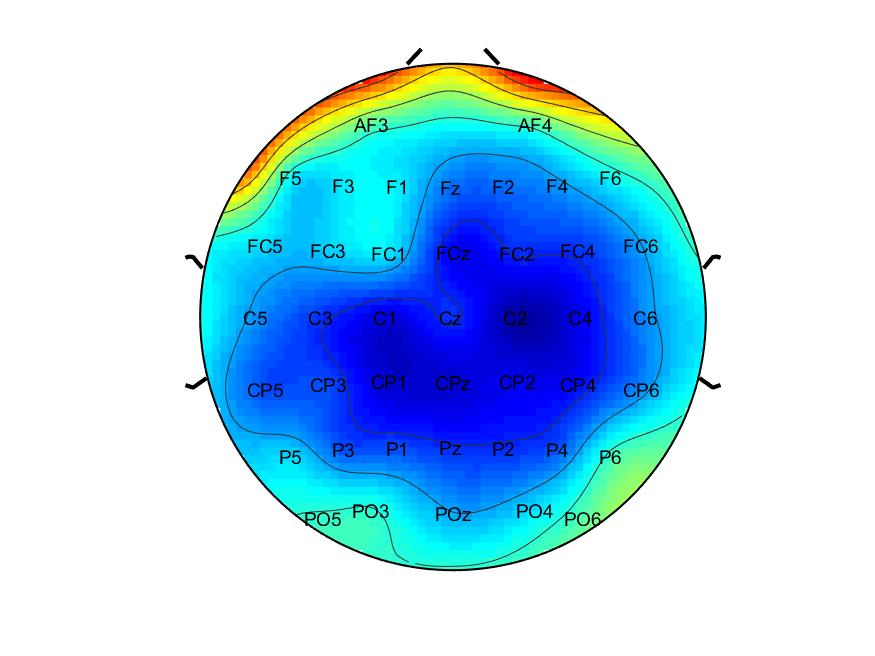
#> input picture Python-Image-feature-extraction-master/eeg_picture/1.jpg, 875 x 656 px, given in place of 1.tif, which was not available
$ python plot.py
#> lines starting #> are read from the running program, lines starting #| are printed output that depends on the picture; pictures that were not available may be replaced by others from this repository, and a replacement may not be noted
### Python-Image-feature-extraction-master/纹理特征/GLCM/fast_glcm.py
# coding: utf-8

import numpy as np
import matplotlib.pyplot as plt
import cv2
from skimage import data


def main():
    pass


def fast_glcm(img, vmin=0, vmax=255, nbit=8, kernel_size=5):
    mi, ma = vmin, vmax
    ks = kernel_size
    h,w = img.shape

    # digitize
    bins = np.linspace(mi, ma+1, nbit+1)
    gl1 = np.digitize(img, bins) - 1
    gl2 = np.append(gl1[:,1:], gl1[:,-1:], axis=1)

    # make glcm
    glcm = np.zeros((nbit, nbit, h, w), dtype=np.uint8)
    for i in range(nbit):
        for j in range(nbit):
            mask = ((gl1==i) & (gl2==j))
            glcm[i,j, mask] = 1

    kernel = np.ones((ks, ks), dtype=np.uint8)
    for i in range(nbit):
        for j in range(nbit):
            glcm[i,j] = cv2.filter2D(glcm[i,j], -1, kernel)

    glcm = glcm.astype(np.float32)
    return glcm


def fast_glcm_mean(img, vmin=0, vmax=255, nbit=8, ks=5):
    '''
    calc glcm mean
    '''
    h,w = img.shape
    glcm = fast_glcm(img, vmin, vmax, nbit, ks)
    mean = np.zeros((h,w), dtype=np.float32)
    for i in range(nbit):
        for j in range(nbit):
            mean += glcm[i,j] * i / (nbit)**2

    return mean


def fast_glcm_std(img, vmin=0, vmax=255, nbit=8, ks=5):
    '''
    calc glcm std
    '''
    h,w = img.shape
    glcm = fast_glcm(img, vmin, vmax, nbit, ks)
    mean = np.zeros((h,w), dtype=np.float32)
    for i in range(nbit):
        for j in range(nbit):
            mean += glcm[i,j] * i / (nbit)**2

    std2 = np.zeros((h,w), dtype=np.float32)
    for i in range(nbit):
        for j in range(nbit):
            std2 += (glcm[i,j] * i - mean)**2

    std = np.sqrt(std2)
    return std


def fast_glcm_contrast(img, vmin=0, vmax=255, nbit=8, ks=5):
    '''
    calc glcm contrast
    '''
    h,w = img.shape
    glcm = fast_glcm(img, vmin, vmax, nbit, ks)
    cont = np.zeros((h,w), dtype=np.float32)
    for i in range(nbit):
        for j in range(nbit):
            cont += glcm[i,j] * (i-j)**2

    return cont


def fast_glcm_dissimilarity(img, vmin=0, vmax=255, nbit=8, ks=5):
    '''
    calc glcm dissimilarity
    '''
    h,w = img.shape
    glcm = fast_glcm(img, vmin, vmax, nbit, ks)
    diss = np.zeros((h,w), dtype=np.float32)
    for i in range(nbit):
        for j in range(nbit):
            diss += glcm[i,j] * np.abs(i-j)

    return diss


def fast_glcm_homogeneity(img, vmin=0, vmax=255, nbit=8, ks=5):
    '''
    calc glcm homogeneity
    '''
    h,w = img.shape
    glcm = fast_glcm(img, vmin, vmax, nbit, ks)
    homo = np.zeros((h,w), dtype=np.float32)
    for i in range(nbit):
        for j in range(nbit):
            homo += glcm[i,j] / (1.+(i-j)**2)

    return homo


def fast_glcm_ASM(img, vmin=0, vmax=255, nbit=8, ks=5):
    '''
    calc glcm asm, energy
    '''
    h,w = img.shape
    glcm = fast_glcm(img, vmin, vmax, nbit, ks)
    asm = np.zeros((h,w), dtype=np.float32)
    for i in range(nbit):
        for j in range(nbit):
            asm  += glcm[i,j]**2

    ene = np.sqrt(asm)
    return asm, ene


def fast_glcm_max(img, vmin=0, vmax=255, nbit=8, ks=5):
    '''
    calc glcm max
    '''
    glcm = fast_glcm(img, vmin, vmax, nbit, ks)
    max_  = np.max(glcm, axis=(0,1))
    return max_


def fast_glcm_entropy(img, vmin=0, vmax=255, nbit=8, ks=5):
    '''
    calc glcm entropy
    '''
    glcm = fast_glcm(img, vmin, vmax, nbit, ks)
    pnorm = glcm / np.sum(glcm, axis=(0,1)) + 1./ks**2
    ent  = np.sum(-pnorm * np.log(pnorm), axis=(0,1))
    return ent


# [12 lines that do not run on import are left out]

### Python-Image-feature-extraction-master/纹理特征/GLCM/plot.py
# coding: utf-8

import numpy as np
from skimage import data
from matplotlib import pyplot as plt
import fast_glcm
from PIL import Image

def main():
    pass


if __name__ == '__main__':
    #main()
    image = r"C:\Users\Administrator\Desktop\Python-Image-feature-extraction-master\eeg_picture\1.tif";
    img=np.array(Image.open(image).convert('L'))
    #img = data.camera()
    h,w = img.shape
#> h = 656; w = 875

    mean = fast_glcm.fast_glcm_mean(img)
#> in fast_glcm, `gl1 = np.digitize(img, bins) - 1`: gl1: shape (656, 875) int64; 8 distinct labels, from 0 to 7
#> in fast_glcm, `gl2 = np.append(gl1[:,1:], gl1[:,-1:], axis=1)`:
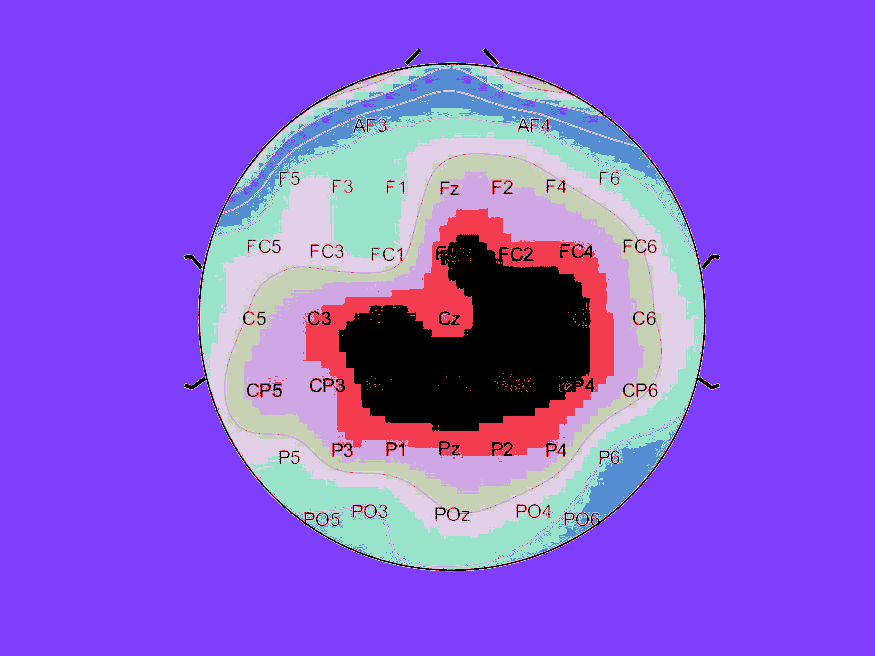
#> gl2: shape (656, 875) int64; 8 distinct labels, from 0 to 7; one colour per label, 0 black
#> after the loop in fast_glcm_mean, `for i in range(nbit):`:
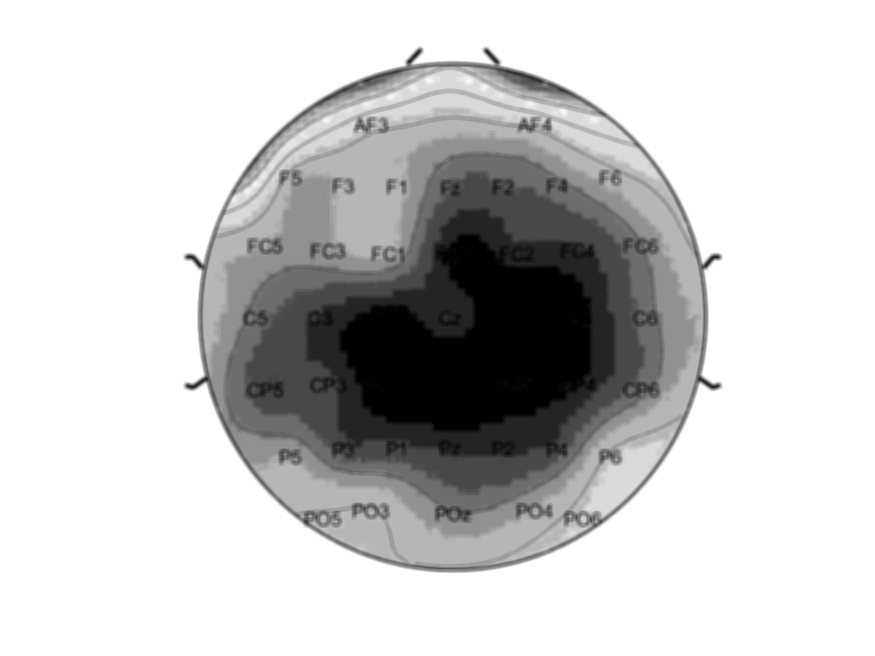
#> mean: shape (656, 875) float32; min 0, max 2.73, mean 2.17; drawn with min black and max white
    std = fast_glcm.fast_glcm_std(img)
#> after the loop in fast_glcm_std, `for i in range(nbit):`:
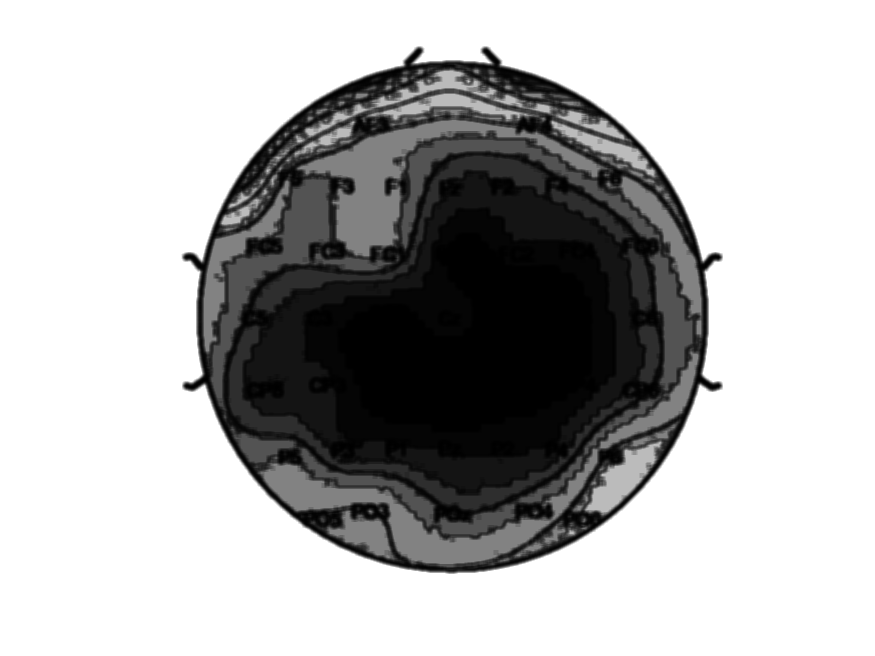
#> std2: shape (656, 875) float32; min 0, max 30146.5, mean 21279.7; drawn with min black and max white
#> in fast_glcm_std, `std = np.sqrt(std2)`:
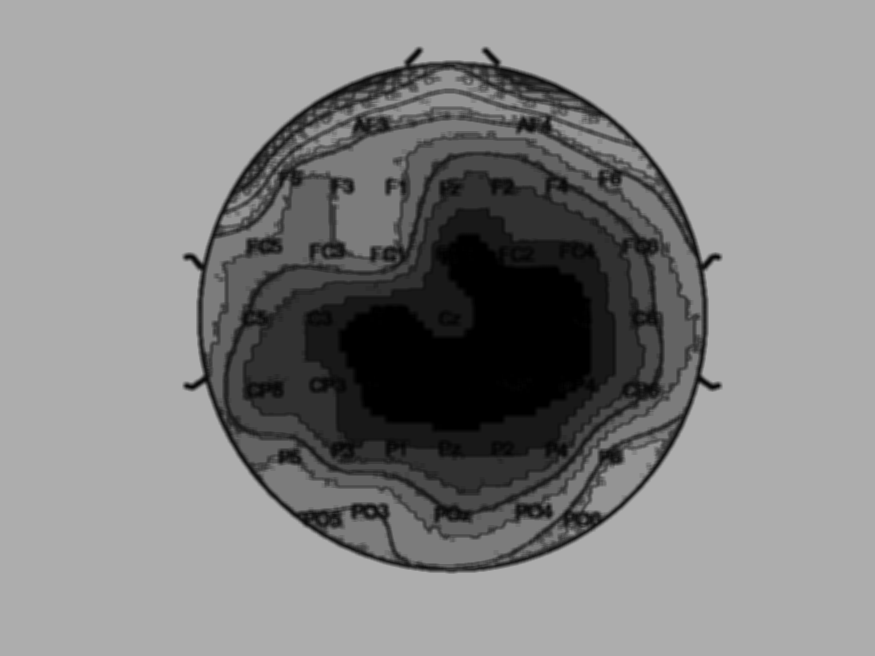
#> std: shape (656, 875) float32; min 0, max 173.6, mean 133.1
    cont = fast_glcm.fast_glcm_contrast(img)
    diss = fast_glcm.fast_glcm_dissimilarity(img)
    homo = fast_glcm.fast_glcm_homogeneity(img)
#> after the loop in fast_glcm_homogeneity, `for i in range(nbit):`:
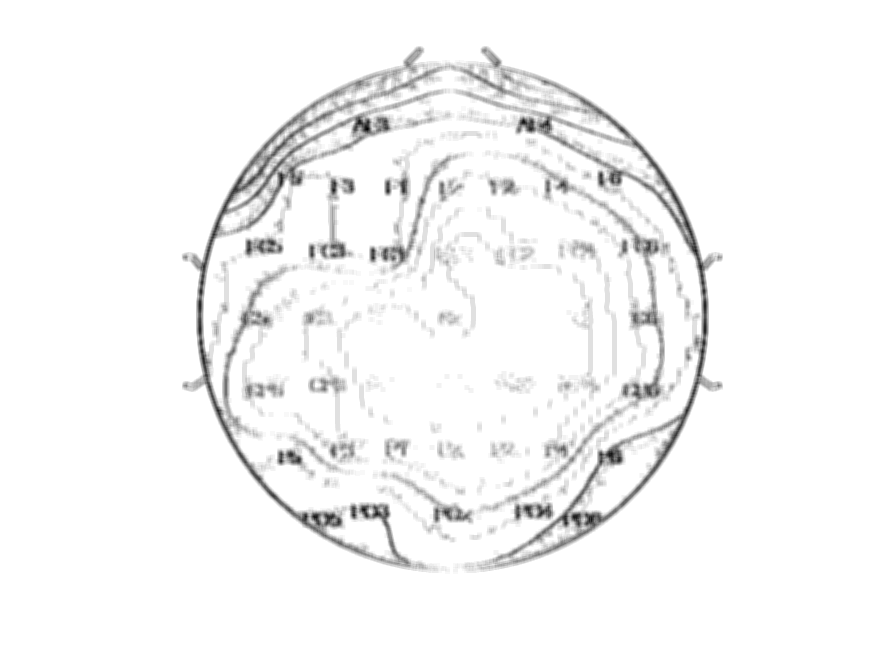
#> homo: shape (656, 875) float32; min 4.24, max 25, mean 24.3; drawn with min black and max white
    asm, ene = fast_glcm.fast_glcm_ASM(img)
#> after the loop in fast_glcm_ASM, `for i in range(nbit):`:
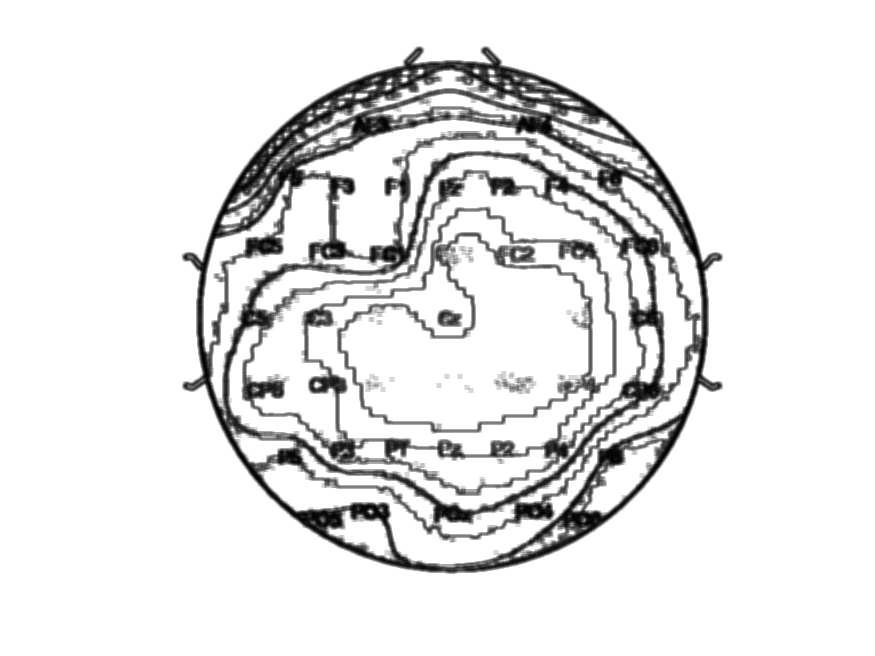
#> asm: shape (656, 875) float32; min 31, max 625, mean 567.9; drawn with min black and max white
    ma = fast_glcm.fast_glcm_max(img)
    ent = fast_glcm.fast_glcm_entropy(img)
#> in fast_glcm_entropy, `ent  = np.sum(-pnorm * np.log(pnorm), axis=(0,1))`:
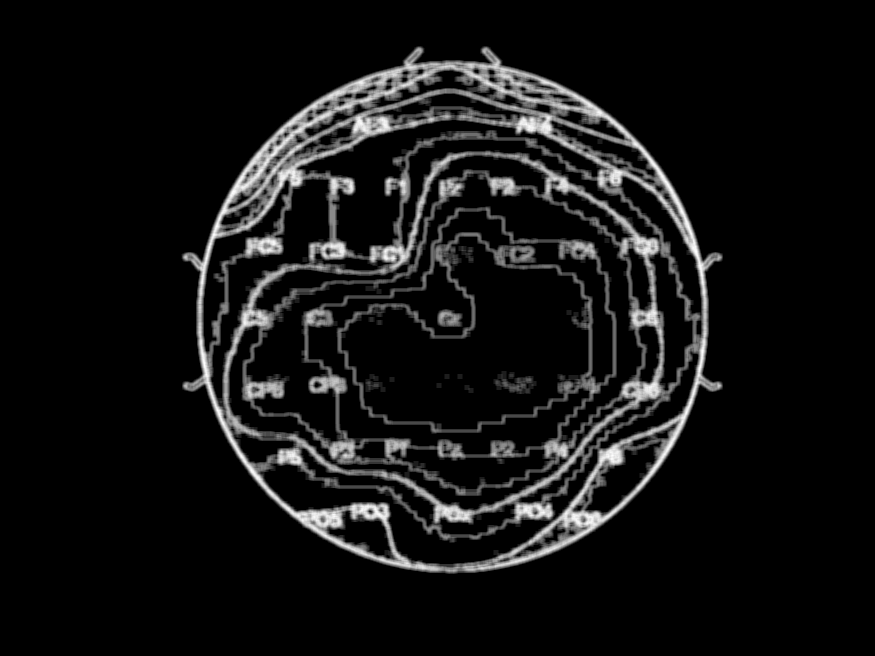
#> ent: shape (656, 875) float32; min 8.07, max 10.01, mean 8.21; drawn with min black and max white

    plt.figure(figsize=(10,4.5))
    fs = 15
    plt.subplot(2,5,1)
    plt.tick_params(labelbottom=False, labelleft=False)
    plt.imshow(img)
    plt.title('original', fontsize=fs)

    plt.subplot(2,5,2)
    plt.tick_params(labelbottom=False, labelleft=False,labelright=False,labeltop=False)
    plt.imshow(mean)
    plt.title('mean', fontsize=fs)
    # plt.savefig(r'C:\Users\Administrator\Desktop\Python-Image-feature-extraction-master\img\output.jpg')

    # plt.show()


    plt.subplot(2,5,3)
    plt.tick_params(labelbottom=False, labelleft=False)
    plt.imshow(std)
    plt.title('std', fontsize=fs)

    plt.subplot(2,5,4)
    plt.tick_params(labelbottom=False, labelleft=False)
    plt.imshow(cont)
    plt.title('contrast', fontsize=fs)

    plt.subplot(2,5,5)
    plt.tick_params(labelbottom=False, labelleft=False)
    plt.imshow(diss)
    plt.title('dissimilarity', fontsize=fs)

    plt.subplot(2,5,6)
    plt.tick_params(labelbottom=False, labelleft=False)
    plt.imshow(homo)
    plt.title('homogeneity', fontsize=fs)

    plt.subplot(2,5,7)
    plt.tick_params(labelbottom=False, labelleft=False)
    plt.imshow(asm)
    plt.title('ASM', fontsize=fs)

    plt.subplot(2,5,8)
    plt.tick_params(labelbottom=False, labelleft=False)
    plt.imshow(ene
    )
    plt.title('energy', fontsize=fs)

    plt.subplot(2,5,9)
    plt.tick_params(labelbottom=False, labelleft=False)
    plt.imshow(ma)
    plt.title('max', fontsize=fs)

    plt.subplot(2,5,10)
    plt.tick_params(labelbottom=False, labelleft=False)
    plt.imshow(ent)
    plt.title('entropy', fontsize=fs)

    plt.tight_layout(pad=0.5)
    # plt.savefig('img/1.jpg')
    plt.savefig(r'C:\Users\Administrator\Desktop\Python-Image-feature-extraction-master\img\output.jpg')

    plt.show()

$ run again, with Python-Image-feature-extraction-master/eeg_picture/EEG_3_1_7_9.jpg copied over Python-Image-feature-extraction-master/eeg_picture/1.jpg
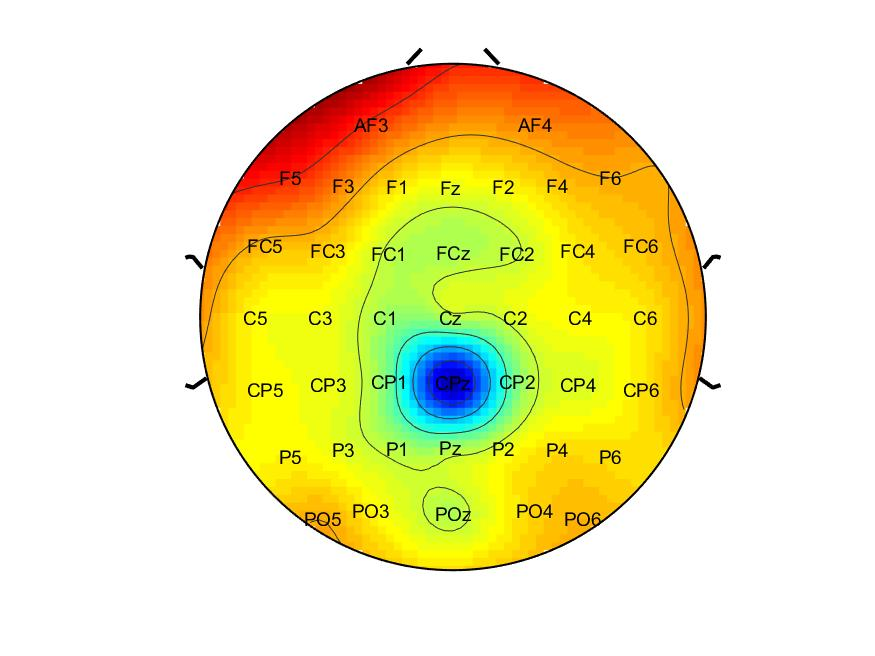
#> input picture Python-Image-feature-extraction-master/eeg_picture/EEG_3_1_7_9.jpg, 875 x 656 px, given in place of 1.tif, which was not available
#> gl1: shape (656, 875) int64; 8 distinct labels, from 0 to 7
#> in fast_glcm, `gl2 = np.append(gl1[:,1:], gl1[:,-1:], axis=1)`:
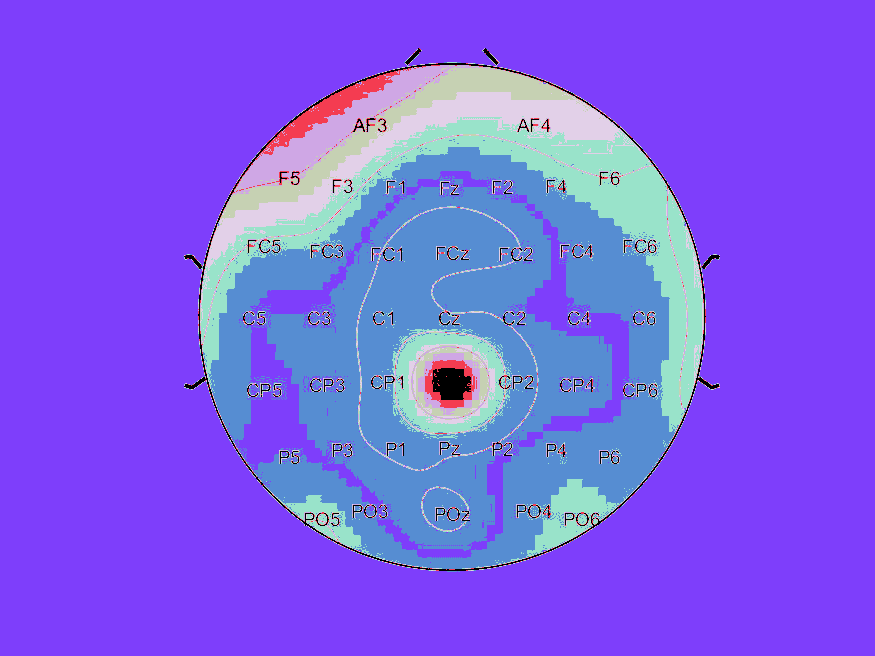
#> gl2: shape (656, 875) int64; 8 distinct labels, from 0 to 7; one colour per label, 0 black
#> in fast_glcm_entropy, `ent  = np.sum(-pnorm * np.log(pnorm), axis=(0,1))`:
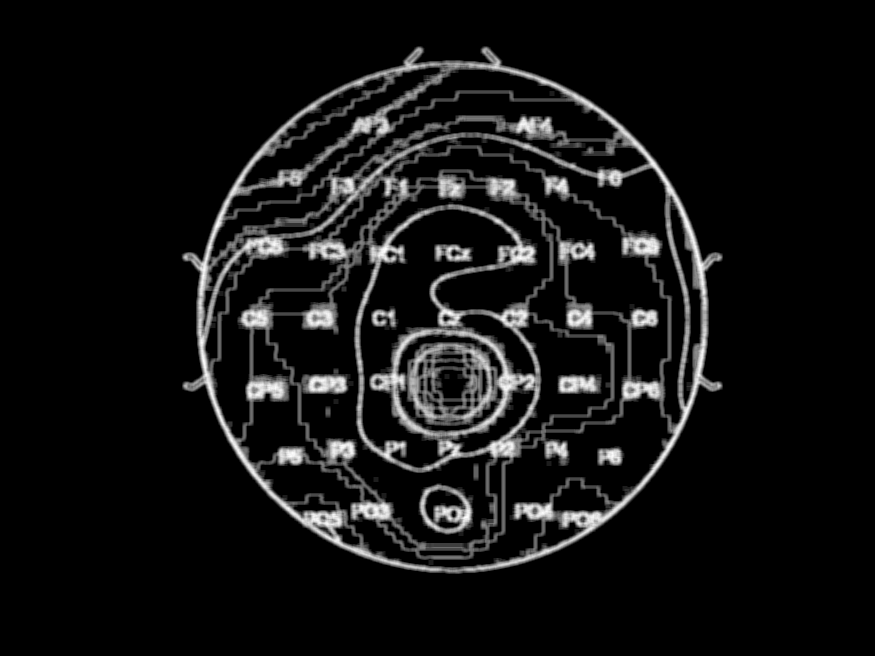
#> ent: shape (656, 875) float32; min 8.07, max 10.03, mean 8.22; drawn with min black and max white
